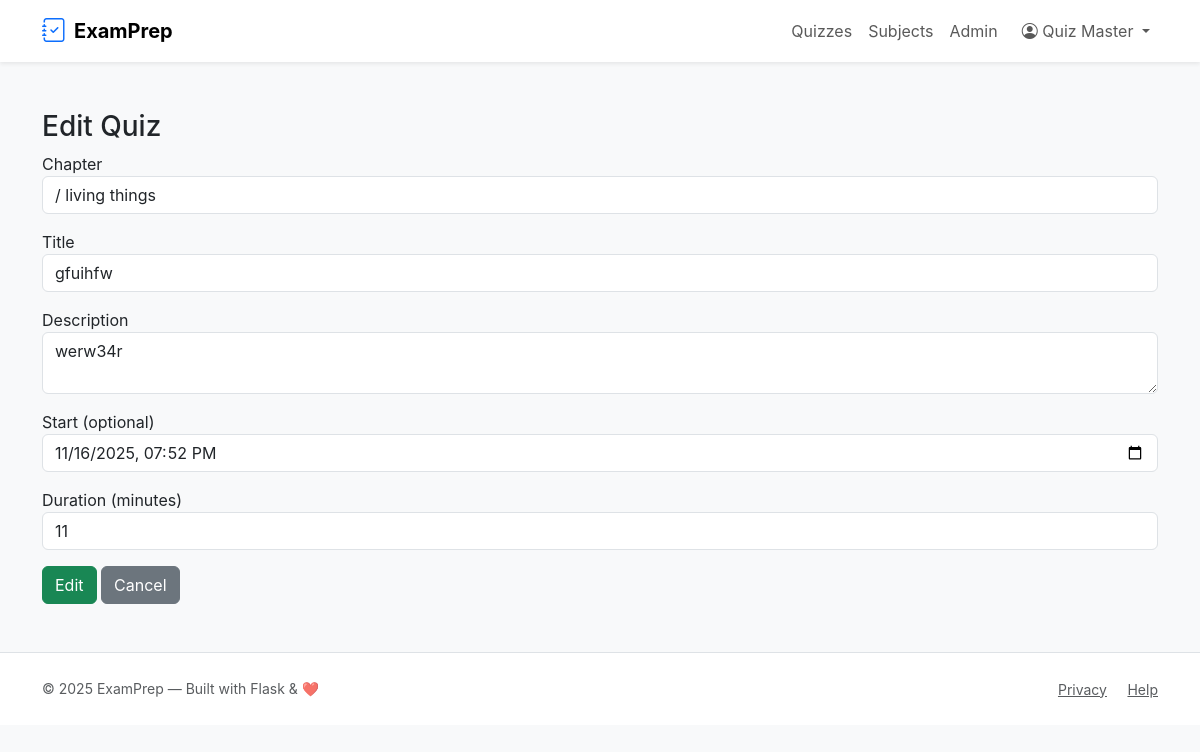
The page /admin/quiz/3/edit (signed in) on the database as committed earlier.
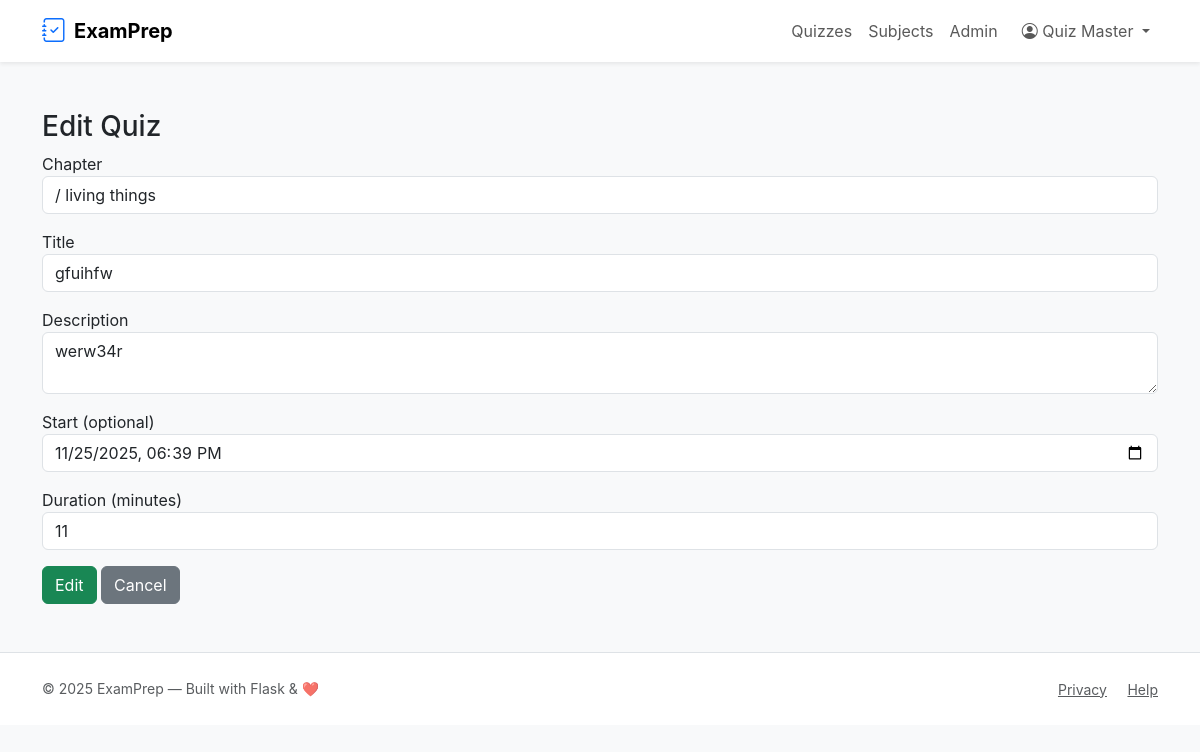
The same page on the database as committed later.
### tables this page shows
CREATE TABLE quizzes (
    id INTEGER PRIMARY KEY AUTOINCREMENT,
    chapter_id INTEGER NOT NULL,
    title TEXT NOT NULL,
    description TEXT,
    start_datetime TEXT,        -- ISO string e.g. 2025-11-16T10:00:00 (UTC)
    duration_minutes INTEGER,   -- duration in minutes (HH*60 + MM)
    is_active INTEGER DEFAULT 1,
    created_on TEXT NOT NULL DEFAULT (datetime('now')),
    FOREIGN KEY(chapter_id) REFERENCES chapters(id) ON DELETE CASCADE
);

### app.py (the view, shortened to what this page needs)
@app.route('/admin/quiz/<int:quiz_id>/edit', methods=['GET','POST'])
@admin_required
def admin_edit_quiz(quiz_id):
    quiz = query_db('SELECT * FROM quizzes WHERE id = ?', (quiz_id,), one=True)
    if not quiz:
        flash('Quiz not found', 'danger')
        return redirect(url_for('admin_quizzes'))
    chapters = query_db('SELECT id, name FROM chapters ORDER BY name')
    return render_template('admin_add_edit_quiz.html', quiz=quiz, chapters=chapters, action='Edit')

### app.py (called while the page is built)
def get_db():
    db = getattr(g, '_database', None)
    if db is None:
        db = g._database = sqlite3.connect(DATABASE)
        db.row_factory = sqlite3.Row
    return db

@app.teardown_appcontext
def close_connection(exc):
    db = getattr(g, '_database', None)
    if db is not None:
        db.close()

def query_db(query, args=(), one=False):
    cur = get_db().execute(query, args)
    rv = cur.fetchall()
    cur.close()
    return (rv[0] if rv else None) if one else rv

def admin_required(f):
    @wraps(f)
    def decorated(*args, **kwargs):
        if 'user_id' not in session or session.get('role') != 'admin':
            flash('Admin access required.', 'danger')
            return redirect(url_for('index'))
        return f(*args, **kwargs)
    return decorated

### templates/admin_add_edit_quiz.html
{% extends 'layout.html' %}
{% block content %}
<h3>{{ action }} Quiz</h3>
<form method="post">
  <div class="mb-3">
    <label>Chapter</label>
    <select class="form-control" name="chapter_id" required>
      {% for ch in chapters %}
        <option value="{{ ch.id }}">{{ ch.subject_name }} / {{ ch.name }}</option>
      {% endfor %}
    </select>
  </div>
  <div class="mb-3"><label>Title</label><input class="form-control" name="title" value="{{ quiz.title if quiz else '' }}" required></div>
  <div class="mb-3"><label>Description</label><textarea class="form-control" name="description">{{ quiz.description if quiz else '' }}</textarea></div>
  <div class="mb-3"><label>Start (optional)</label><input type="datetime-local" class="form-control" name="start_datetime" value="{{ quiz.start_datetime if quiz and quiz.start_datetime else '' }}"></div>
  <div class="mb-3"><label>Duration (minutes)</label><input type="number" class="form-control" name="duration_minutes" value="{{ quiz.duration_minutes if quiz else 0 }}"></div>
  <button class="btn btn-success">{{ action }}</button>
  <a class="btn btn-secondary" href="{{ url_for('admin_quizzes') }}">Cancel</a>
</form>
{% endblock %}

Rows that differ between the two databases and show on the page:
changed quizzes "gfuihfw": start_datetime "11/16/2025 19:52" → "11/25/2025 18:39"
